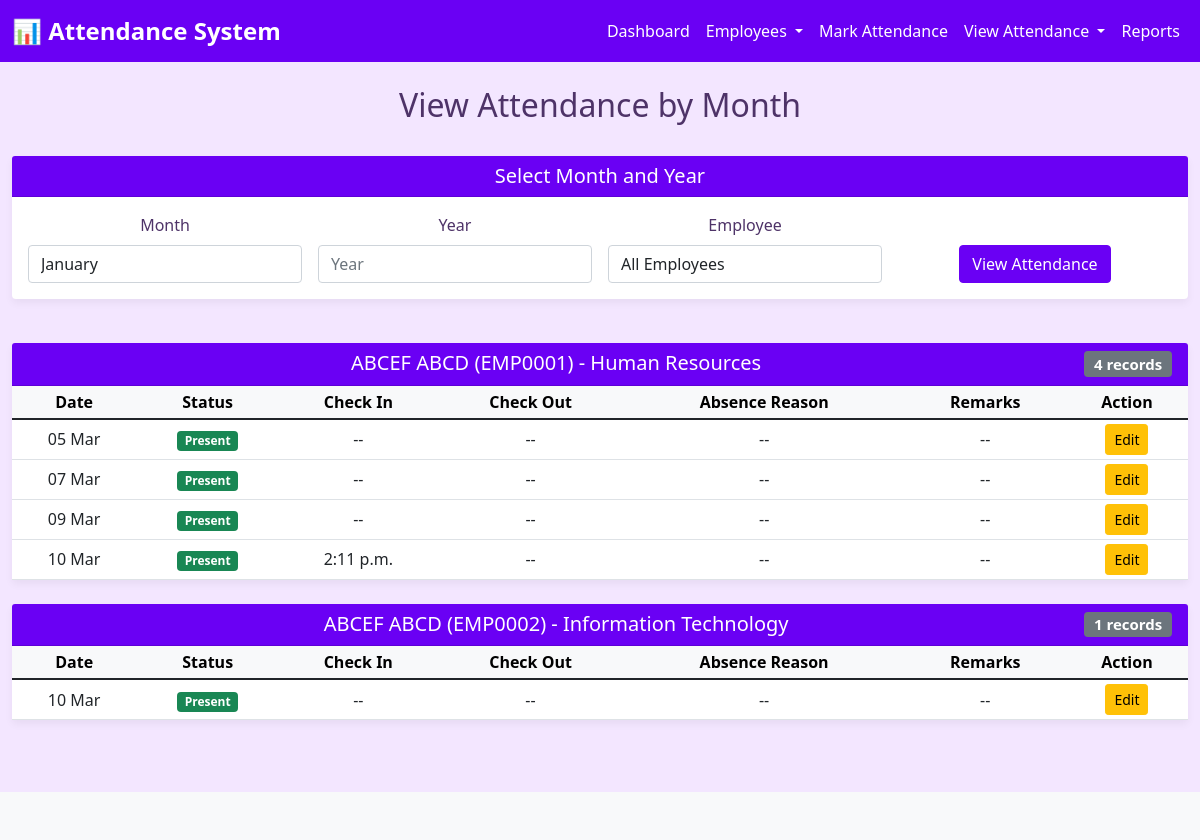
Page /attendance/attendance-by-month/ on the committed database.
### attendance/models.py (models this page shows, shortened)
class Employee(models.Model):
    DEPARTMENT_CHOICES = [
        ('HR', 'Human Resources'),
        ('IT', 'Information Technology'),
        ('SALES', 'Sales'),
        ('MARKETING', 'Marketing'),
        ('OPERATIONS', 'Operations'),
        ('FINANCE', 'Finance'),
    ]
    employee_id = models.CharField(
        max_length=10,
        unique=True,
        validators=[RegexValidator(r'^EMP\d{4}$', 'Employee ID must be in format EMPXXXX')]
    )
    first_name = models.CharField(max_length=100)
    last_name = models.CharField(max_length=100)
    email = models.EmailField(unique=True)
    phone = models.CharField(max_length=15)
    department = models.CharField(max_length=20, choices=DEPARTMENT_CHOICES)
    position = models.CharField(max_length=100)
    date_of_joining = models.DateField()
    is_active = models.BooleanField(default=True)
    created_at = models.DateTimeField(auto_now_add=True)
    updated_at = models.DateTimeField(auto_now=True)
    class Meta:
        ordering = ['employee_id']
        verbose_name_plural = "Employees"
    def __str__(self):
        return f"{self.employee_id} - {self.first_name} {self.last_name}"
    def get_full_name(self):
        return f"{self.first_name} {self.last_name}"

class Attendance(models.Model):
    STATUS_CHOICES = [
        ('PRESENT', 'Present'),
        ('ABSENT', 'Absent'),
        ('WORKING_LEAVE', 'Work From Home'),
        ('NFD', 'No Full Day / Half Day'),
        ('LATE', 'Late'),
    ]
    employee = models.ForeignKey(Employee, on_delete=models.CASCADE, related_name='attendance_records')
    attendance_date = models.DateField(db_index=True)
    status = models.CharField(max_length=20, choices=STATUS_CHOICES)
    check_in_time = models.TimeField(null=True, blank=True)
    check_out_time = models.TimeField(null=True, blank=True)
    remarks = models.TextField(null=True, blank=True)
    created_at = models.DateTimeField(auto_now_add=True, db_index=True)
    updated_at = models.DateTimeField(auto_now=True)
    class Meta:
        ordering = ['-attendance_date']
        unique_together = ['employee', 'attendance_date']
        verbose_name_plural = "Attendance Records"
        indexes = [
            models.Index(fields=['employee', 'attendance_date']),
            models.Index(fields=['attendance_date', 'status']),
        ]
    def is_editable(self, user=None):
        today = timezone.localdate()
        if self.attendance_date == today and not (user and user.is_staff):
            return False
        if user and user.is_staff:
            return True
        one_month_ago = timezone.now() - timedelta(days=30)
        return self.created_at >= one_month_ago

### attendance/views.py (the view, shortened to what this page needs)
# urls.py: path('attendance-by-month/', views.attendance_by_month, name='attendance_by_month'),
def attendance_by_month(request):
    form = AttendanceSummaryFilterForm(request.GET)
    records = Attendance.objects.all().select_related('employee')
    selected_month = None
    selected_year = None
    if form.is_valid():
        month = form.cleaned_data.get('month')
        year = form.cleaned_data.get('year')
        employee = form.cleaned_data.get('employee')
    records_by_employee = {}
    for record in records.order_by('employee', 'attendance_date'):
        emp_id = record.employee.employee_id
        if emp_id not in records_by_employee:
            records_by_employee[emp_id] = {
                'employee': record.employee,
                'records': []
            }
        records_by_employee[emp_id]['records'].append(record)
    context = {
        'form': form,
        'records_by_employee': records_by_employee,
        'selected_month': selected_month,
        'selected_year': selected_year,
        'view_type': 'month',
    }
    return render(request, 'attendance/attendance_by_month.html', context)

### attendance/forms.py
class AttendanceSummaryFilterForm(forms.Form):
    MONTH_CHOICES = [
        (1, 'January'), (2, 'February'), (3, 'March'), (4, 'April'),
        (5, 'May'), (6, 'June'), (7, 'July'), (8, 'August'),
        (9, 'September'), (10, 'October'), (11, 'November'), (12, 'December'),
    ]
    employee = forms.ModelChoiceField(
        queryset=Employee.objects.all(),
        required=False,
        widget=forms.Select(attrs={'class': 'form-control'}),
        empty_label="All Employees"
    )
    month = forms.ChoiceField(
        required=False,
        widget=forms.Select(attrs={'class': 'form-control'}),
        choices=MONTH_CHOICES
    )
    year = forms.IntegerField(
        required=False,
        widget=forms.NumberInput(attrs={'class': 'form-control', 'placeholder': 'Year'}),
    )
    def clean(self):
        cleaned_data = super().clean()
        return cleaned_data

### attendance/templates/attendance/attendance_by_month.html (shortened to what this page needs)
{% extends 'base.html' %}
{% block content %}
<div class="row mb-4">
    <div class="col-md-12">
        <h2>View Attendance by Month</h2>
    </div>
</div>
<div class="row mb-4">
    <div class="col-md-12">
        <div class="card">
            <div class="card-header">
                <h5 class="mb-0">Select Month and Year</h5>
            </div>
            <div class="card-body">
                <form method="GET" class="row g-3">
                    <div class="col-md-3">
                        <label for="{{ form.month.id_for_label }}" class="form-label">{{ form.month.label }}</label>
                        {{ form.month }}
                    </div>
                    <div class="col-md-3">
                        <label for="{{ form.year.id_for_label }}" class="form-label">{{ form.year.label }}</label>
                        {{ form.year }}
                    </div>
                    <div class="col-md-3">
                        <label for="{{ form.employee.id_for_label }}" class="form-label">{{ form.employee.label }}</label>
                        {{ form.employee }}
                    </div>
                    <div class="col-md-3" style="padding-top: 32px;">
                        <button type="submit" class="btn btn-primary">View Attendance</button>
                    </div>
                </form>
            </div>
        </div>
    </div>
</div>
{% if records_by_employee %}
<div class="row">
    <div class="col-md-12">
        {% for emp_id, data in records_by_employee.items %}
        <div class="card mb-4">
            <div class="card-header">
                <h5 class="mb-0">{{ data.employee.get_full_name }} ({{ data.employee.employee_id }}) - {{ data.employee.get_department_display }}
                    <span class="badge bg-secondary float-end">{{ data.records|length }} records</span>
                </h5>
            </div>
            <div class="table-responsive">
                <table class="table table-sm mb-0">
                    <thead class="table-light">
                        <tr>
                            <th>Date</th>
                            <th>Status</th>
                            <th>Check In</th>
                            <th>Check Out</th>
                            <th>Absence Reason</th>
                            <th>Remarks</th>
                            <th>Action</th>
                        </tr>
                    </thead>
                    <tbody>
                        {% for record in data.records %}
                        <tr>
                            <td>{{ record.attendance_date|date:"d M" }}</td>
                            <td>
                                {% if record.status == 'PRESENT' %}
                                    <span class="badge bg-success">Present</span>
                                {% elif record.status == 'ABSENT' %}
                                    <span class="badge bg-danger">Absent</span>
                                {% elif record.status == 'WORKING_LEAVE' %}
                                    <span class="badge bg-info">Work From Home</span>
                                {% elif record.status == 'NFD' %}
                                    <span class="badge bg-warning">NFD</span>
                                {% elif record.status == 'LATE' %}
                                    <span class="badge bg-warning">Late</span>
                                {% endif %}
                            </td>
                            <td>{{ record.check_in_time|default:"--" }}</td>
                            <td>{{ record.check_out_time|default:"--" }}</td>
                            <td>{{ record.remarks|default:"--" }}</td>
                            <td>{{ record.remarks|default:"--" }}</td>
                            <td>
                                {% if record.is_editable %}
                                    <a href="{% url 'attendance:edit_attendance' record.id %}" class="btn btn-sm btn-warning">Edit</a>
                                {% endif %}
                            </td>
                        </tr>
                        {% endfor %}
                    </tbody>
                </table>
            </div>
        </div>
        {% endfor %}
    </div>
</div>
{% endif %}
{% endblock %}

### attendance/templates/base.html (style rules this page uses)
body { background-color: #f3e6ff; font-family: 'Segoe UI', Tahoma, Geneva, Verdana, sans-serif; color: #4e3368; text-align: center; }
a { text-decoration: none; }
.card { box-shadow: 0 4px 8px rgba(0,0,0,0.05); border: none; margin-bottom: 20px; }
.card-header { background-color: #6a00f4; color: white; border-radius: 5px 5px 0 0; }
.btn-primary { background-color: #6a00f4; border-color: #6a00f4; }
table.table { background: #fff; }
table th, table td { vertical-align: middle; }
form .form-control { border-radius: 4px; }

### rows in the picture
Employee: employee "All Employees", employee.get_full_name "ABCEF ABCD", employee.employee_id "EMP0001", employee.department "Human Resources", records|length "4"
Attendance: attendance_date "05 Mar", status "Present", check_in_time "--", check_out_time "--", remarks "--", shows "Edit"
Attendance: attendance_date "07 Mar", status "Present", check_in_time "--", check_out_time "--", remarks "--", shows "Edit"
Attendance: attendance_date "09 Mar", status "Present", check_in_time "--", check_out_time "--", remarks "--", shows "Edit"
Attendance: attendance_date "10 Mar", status "Present", check_in_time "2:11 p.m.", check_out_time "--", remarks "--", shows "Edit"
Employee: employee.get_full_name "ABCEF ABCD", employee.employee_id "EMP0002", employee.department "Information Technology", records|length "1"
Attendance: attendance_date "10 Mar", status "Present", check_in_time "--", check_out_time "--", remarks "--", shows "Edit"
